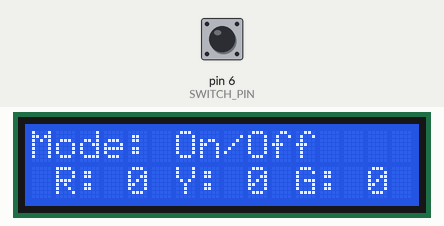
Simulated run of this sketch. Board: Arduino Uno, built with avr-gcc and run on an emulated ATmega328P. On the bench: 16×2 character LCD. The inputs (shaded band) are chosen by the test bench; at power-on: pin 6 (SWITCH_PIN) HIGH.

Above: at 1.2 s.
1.3 s: pin 6 (SWITCH_PIN) pulled LOW for 0.15 s
At 1.8 s:
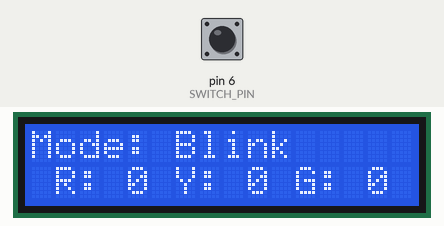
2.9 s: pin 6 (SWITCH_PIN) pulled LOW for 1 s
At 4.3 s:
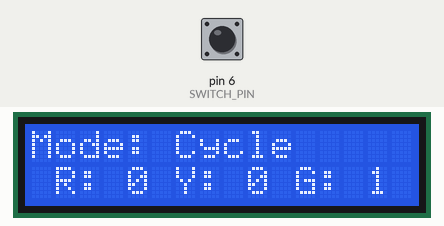
6.9 s: pin 6 (SWITCH_PIN) pulled LOW for 3.2 s
At 11.5 s:
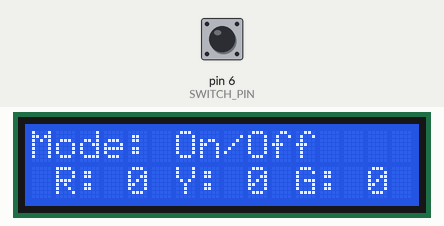
Timing chart, 0 to 13.0 s (numbered marks = the images above; inputs shaded):
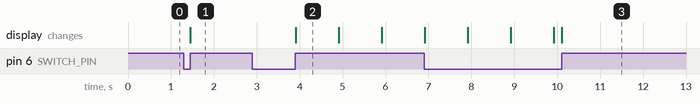

Measured:
- after the input at 1.3 s, the display: changes after 0.15 s (image 1)
- after the input at 2.9 s, the display: changes after 1.0 s (image 2)
- after the input at 6.9 s, the display: first differs from a run without the input after 3.2 s (image 3)
- what the display in image 2 shows lasts 1.0 s, from 3.9 s to 4.9 s

The sketch:

lcd.ino
```cpp
#include <LiquidCrystal.h>

LiquidCrystal lcd(8, 7, 5, 4, 3, 2);

const long SECOND_IN_MILLIS = 1000;

const int SWITCH_PIN  = 6;

const int MODE_ONOFF  = 0;
const int MODE_BLINK  = 1;
const int MODE_CYCLE  = 2;

int switch_state = 0;
int mode         = 0;

int state_red    = 0;
int state_yellow = 0;
int state_green  = 0;

int cycle_step         = 0;
long cycle_millis      = 0;
long prev_cycle_millis = 0;

boolean can_change_mode = false;

void setup() {
  lcd.begin(16, 2);
  lcd.clear();

  pinMode(SWITCH_PIN, INPUT);
}

void loop() {
  process_mode_switch();
  perform_mode();
  print_status();
}

/**
 * Method that will process the Cycle mode
 *
 * The Cycle mode is simply a mode where the light will operate
 * as if it were a normal traffic light, alternating between
 * Red, Green and Yellow with a one second delay between changes.
 *
 * The delay does not use the delay() method to halt the program
 * but will use a millisecond counter and compare that against an
 * interval (i.e. one second) and will adjust the counter if the
 * interval has been reached.
 */
void do_mode_cycle() {
  cycle_millis = millis();
  prev_cycle_millis = (prev_cycle_millis == 0) ? cycle_millis : prev_cycle_millis;

  if((cycle_millis - prev_cycle_millis) >= SECOND_IN_MILLIS) {
    // Reset the millisecond counter
    prev_cycle_millis = cycle_millis;

    // Advance the cycle step
    cycle_step = (cycle_step == 2) ? 0 : cycle_step + 1;
  }

  // Set the Light state
  if(cycle_step == 0) {
    state_red    = 0;
    state_yellow = 0;
    state_green  = 1;
  } else if(cycle_step == 1) {
    state_red    = 0;
    state_yellow = 1;
    state_green  = 0;
  } else if(cycle_step == 2) {
    state_red    = 1;
    state_yellow = 0;
    state_green  = 0;
  }
}

/**
 * Method that processes the particular Mode the controller is in
 * based on the selection from the input switch/
 */
void perform_mode() {
  if(mode == MODE_CYCLE) {
    do_mode_cycle();
  }
}

/**
 * Prints out a textual representation of the current Mode based
 * the following table of values:
 *  0 - On/Off
 *  1 - Blink
 *  2 - Cycle
 */
void print_mode() {
  lcd.setCursor(0, 0);
  lcd.print("Mode: ");

  if(mode == MODE_ONOFF) {
    lcd.print("On/Off  ");
  } else if(mode == MODE_BLINK) {
    lcd.print("Blink   ");
  } else if(mode == MODE_CYCLE) {
    lcd.print("Cycle   ");
  } else {
    lcd.print("Unknown ");
  }
}

/**
 * Prints out the light status On/Off for the individual colors
 * Red, Yellow and Green.
 */
void print_light_status() {
  lcd.setCursor(0, 1);
  lcd.print(" R: "); lcd.print(state_red);
  lcd.print(" Y: "); lcd.print(state_yellow);
  lcd.print(" G: "); lcd.print(state_green);
}

/**
 * Prints out the current status of the program on the 2-line LCD.
 *
 * The first line contains the Mode the program is currently running
 * while the second line is the Light Status. Example:
 *
 * "Mode: On/Off"
 * " R: 0 Y: 0 G: 1 "
 */
void print_status() {
  print_mode();
  print_light_status();
}

/**
 * Method that processes the Mode selection input switch
 *
 * In order to change the Mode, the button has to be pushed
 * *and then* released to register the Mode change.
 */
void process_mode_switch() {
  // Read the state of the push-button
  switch_state = digitalRead(SWITCH_PIN);

  // Track if button has been released
  if(switch_state == LOW) {
    can_change_mode = true;
  }

  // Activate on button push *and* allowance to change mode
  if(switch_state == HIGH && can_change_mode) {
    mode = (mode == MODE_CYCLE) ? MODE_ONOFF : mode + 1;
    can_change_mode = false;

    reset_mode_states();
    turn_lights_off();
  }
}

/**
 * Method that's intended to be a reset helper method that will
 * reset the state of the logic that's used in each Mode.
 */
void reset_mode_states() {
  // Reset Cycle state
  cycle_step = 0;
  prev_cycle_millis = cycle_millis = 0;
}

/**
 * Method that simply turns off all of the lights as a reset
 */
void turn_lights_off() {
  state_red    = 0;
  state_yellow = 0;
  state_green  = 0;
}
```
